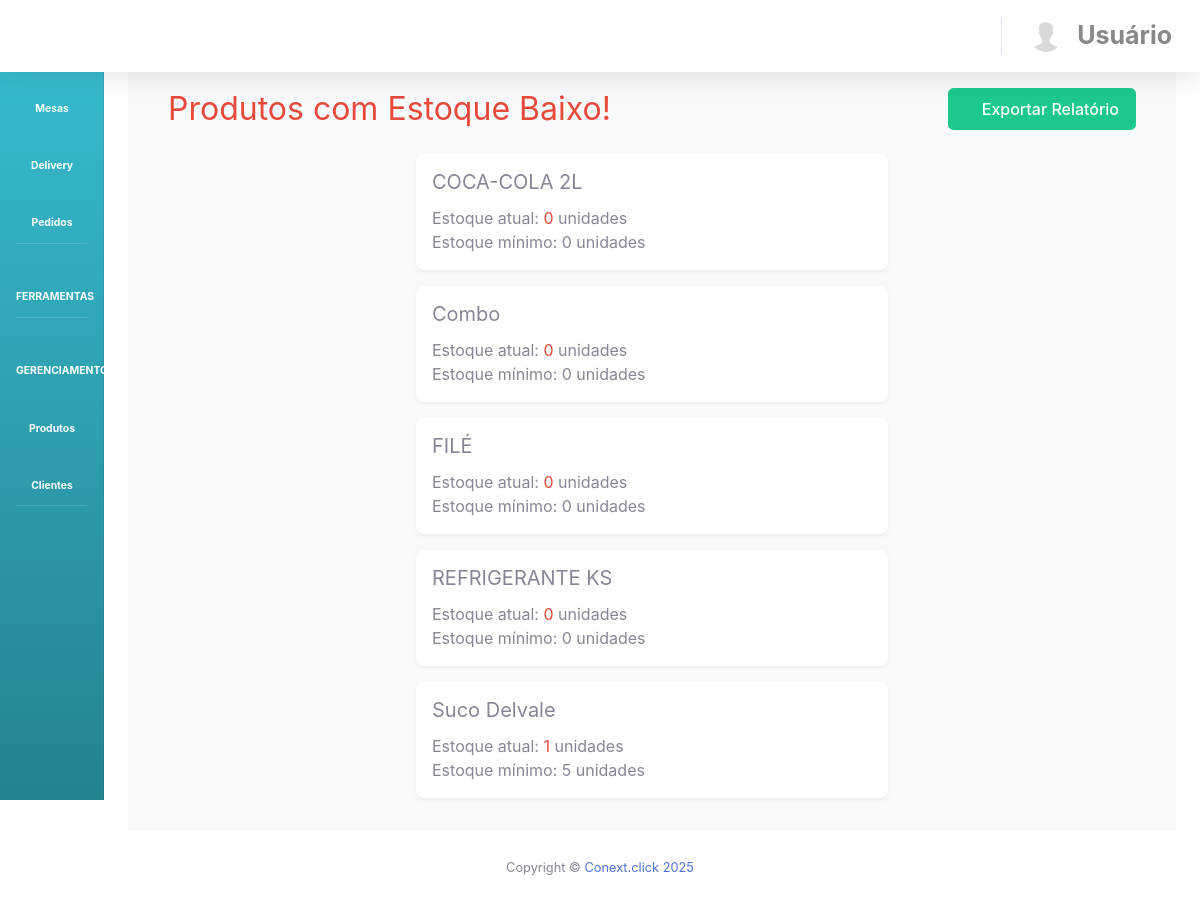
The app's page /?view=estoque (signed in) with its own data.
### tables this page shows
CREATE TABLE `estoque` (
  `id` int NOT NULL,
  `produto_id` int NOT NULL,
  `estoque_atual` decimal(10,2) DEFAULT '0.00',
  `estoque_minimo` decimal(10,2) DEFAULT '0.00',
  `preco_custo` decimal(10,2) DEFAULT NULL,
  `marca` varchar(100) DEFAULT NULL,
  `fornecedor` varchar(100) DEFAULT NULL,
  `data_compra` date DEFAULT NULL,
  `data_validade` date DEFAULT NULL,
  `unidade` varchar(10) DEFAULT NULL,
  `observacoes` text,
  `created_at` timestamp NOT NULL DEFAULT CURRENT_TIMESTAMP,
  `updated_at` timestamp NOT NULL DEFAULT CURRENT_TIMESTAMP ON UPDATE CURRENT_TIMESTAMP
);

CREATE TABLE `produtos` (
  `id` int NOT NULL,
  `codigo` varchar(255) DEFAULT NULL,
  `categoria_id` int NOT NULL,
  `nome` varchar(100) NOT NULL,
  `descricao` text,
  `preco_normal` decimal(10,2) NOT NULL,
  `preco_mini` decimal(10,2) DEFAULT NULL,
  `created_at` timestamp NOT NULL DEFAULT CURRENT_TIMESTAMP,
  `imagem` varchar(255) DEFAULT NULL
);

### MVC/CLASSES/system.class.php (called while the page is built, shortened)
<?php
class System {
	public function __construct($view) {
		$this->config = Config::getInstance();
		$viewPath = ROOT_PATH . "/MVC/VIEWS/{$view}.php";
		try {
			include($viewPath);
			include(ROOT_PATH . "/MVC/COMMON/layout.php");
		} catch (Exception $e) {
			error_log("Erro ao carregar view: " . $e->getMessage());
			if (ob_get_level()) ob_end_clean();
			$_SESSION['msg'] = "<div class='alert alert-danger'>Erro ao carregar a página: " . htmlspecialchars($e->getMessage()) . "</div>";
			header("Location: " . $this->config->url('index.php?view=error'));
			exit;
		}
	}
}

### MVC/VIEWS/estoque.php (the view, shortened to what this page needs)
<?php
require_once 'MVC/COMMON/header.php';
require_once 'MVC/MODEL/conexao.php';
$sql = "SELECT p.nome, e.estoque_atual, e.estoque_minimo
        FROM produtos p
        LEFT JOIN estoque e ON p.id = e.produto_id
        WHERE e.estoque_atual <= e.estoque_minimo
        ORDER BY p.nome";
$result = mysqli_query($conn, $sql);
$produtos_baixo_estoque = array();
while ($row = mysqli_fetch_assoc($result)) {
    $produtos_baixo_estoque[] = $row;
}
?>
<div class="container-fluid">
    <div class="d-sm-flex align-items-center justify-content-between mb-4">
        <h2 class="text-danger mb-0">Produtos com Estoque Baixo!</h2>
        <button class="btn btn-success" id="exportarExcel">
            <i class="fas fa-file-excel"></i> Exportar Relatório
        </button>
    </div>
    <div class="row justify-content-center">
        <div class="col-md-6">
            <?php foreach ($produtos_baixo_estoque as $produto): ?>
                <div class="card mb-3">
                    <div class="card-body">
                        <h5 class="card-title"><?php echo htmlspecialchars($produto['nome']); ?></h5>
                        <p class="card-text">
                            Estoque atual: <span class="text-danger"><?php echo (int)$produto['estoque_atual']; ?></span> unidades<br>
                            Estoque mínimo: <?php echo (int)$produto['estoque_minimo']; ?> unidades
                        </p>
                    </div>
                </div>
            <?php endforeach; ?>
        </div>
    </div>
</div>
<?php require_once 'MVC/COMMON/footer.php'; ?>

### MVC/COMMON/css/custom.css (style rules this page uses)
html, body { height: 100%; margin: 0; padding: 0; overflow-x: hidden; }
.card { border: none; border-radius: 0.5rem; box-shadow: 0 2px 4px rgba(0,0,0,0.05); }
.card-body { padding: 1rem; }
.btn { border-radius: 0.35rem; padding: 0.5rem 1rem; font-weight: 500; }

### records on screen
estoque: produto.nome "COCA-COLA 2L", estoque_atual "0", estoque_minimo "0"
estoque: produto.nome "Combo", estoque_atual "0", estoque_minimo "0"
estoque: produto.nome "FILÉ", estoque_atual "0", estoque_minimo "0"
estoque: produto.nome "REFRIGERANTE KS", estoque_atual "0", estoque_minimo "0"
estoque: produto.nome "Suco Delvale", estoque_atual "1", estoque_minimo "5"

### other values on screen
$usuario "Usuário"
